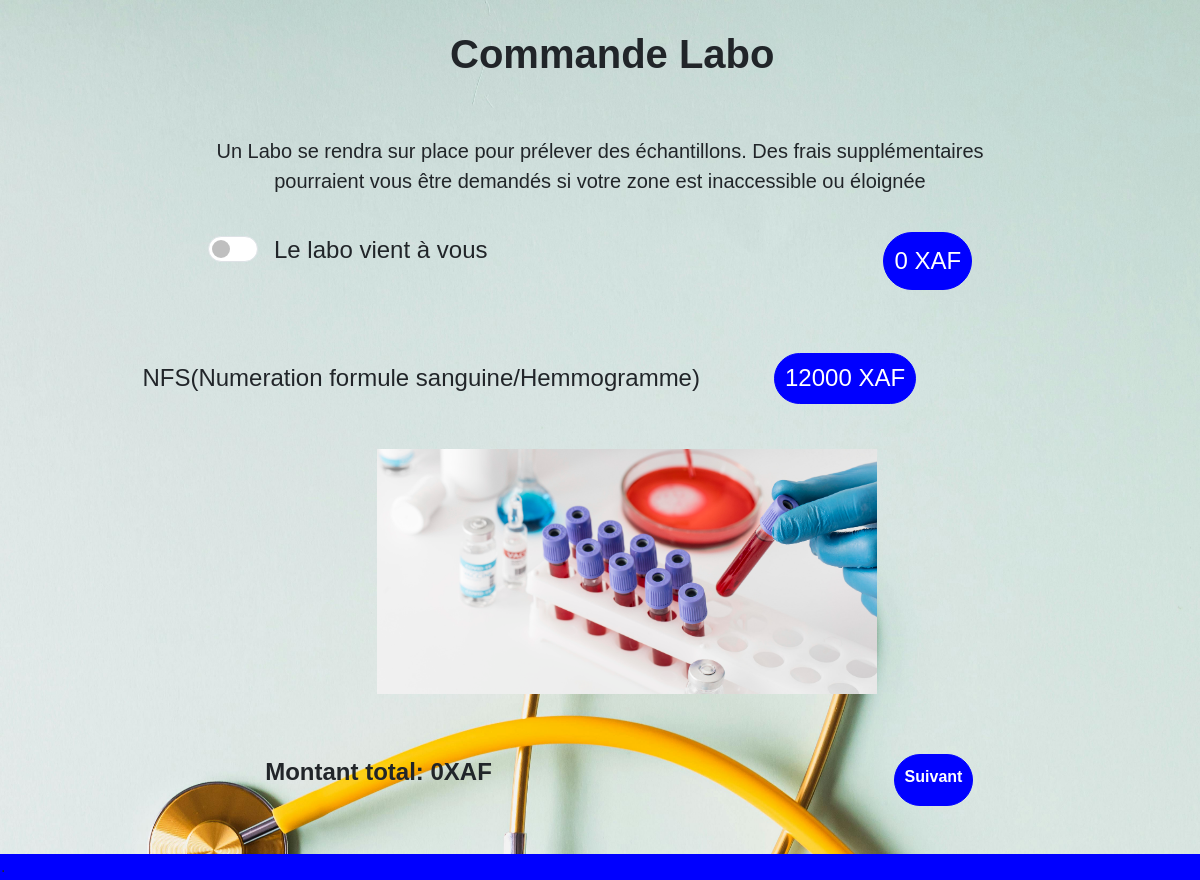
Page /exams_option/3/ on the committed database.
### teleconsult_app/models.py (models this page shows)
class Exams(models.Model):
    nom = models.CharField(max_length=100)
    prix = models.IntegerField()
    photo = models.ImageField(upload_to='images/')
    deplacement = models.IntegerField(blank=True)
    total = models.IntegerField(default=0)

### teleconsult_app/views.py (the view)
# urls.py: path('exams_option/<int:id>/', views.exams_option, name='exams_option'),
def exams_option(request, id):
    element = Exams.objects.get(id=id)
    exams = Exams.objects.all()
    return render(request, 'exams_option.html', {'element':element, 'exams': exams})

### teleconsult_app/templates/exams_option.html (shortened to what this page needs)
{% load static %}
<!DOCTYPE html>
<html lang="en">
<head>
    <link rel="stylesheet" href="{% static 'css/exams_option.css' %}">
    <link rel="stylesheet" href="{% static 'css/bootstrap.min.css' %}">
</head>
<body>
    <h1 class="title">Commande Labo</h1>
    <p class="info">Un Labo se rendra sur place pour prélever des échantillons. Des frais supplémentaires pourraient vous être demandés si votre zone est inaccessible ou éloignée</p>
<form method="post" action="{% url 'deplacement' element.id %}">
    <div class="form-check form-switch pb-5">
        <input class="form-check-input pt-4 pe-5 ms-5" type="checkbox" role="switch" id="flexSwitchCheckDefault" name="labo_switch" {% if element.deplacement == 2000 %} checked {% endif %} onchange="this.form.submit()">
        <label class="form-check-label fs-4 ms-3" for="flexSwitchCheckDefault">
            Le labo vient à vous <span class="price1 rounded-pill text-white">{{ element.deplacement }} XAF</span>
        </label>
    </div>
</form>
    <div class="container mt-5 mb-5">
        {% if element in exams %}
            <h4 id="examName" class="pb-5 examname" >{{element.nom}}</h4>
            <h4 id="examprice" class="price2 rounded-pill text-white">{{element.prix}} XAF</h4>
            <img id="examImage" alt="Image de l'examen" style="width: 500px;" src="{% static 'images/' %}{{ element.photo }}">
            <div id="examDetails" class="detail">
                <p id="totalPrice" class="fw-bold fs-4">Montant total: {{ element.total }}XAF </p>
                <a href="https://demo.campay.net/pay/frais-de-consultation-4235-1729426220-XXP/" class="paiement rounded-pill">Suivant</a>
            </div>
        {% endif %}
    </div>
    <div class="dec">
    </div>
</body>
</html>

### teleconsult_app/static/css/exams_option.css (style rules this page uses)
* { margin: 0; padding: 0; box-sizing: border-box; font-family: "poppins", sans-serif; }
body { margin-left: 10% ; margin-right: 10% ; background-image: url(./../images/pexels-karolina-grabowska-4386464.jpg); background-size: cover; background-attachment: fixed; }
.title { margin-left: 35%; padding: 30px; font-weight: bold; }
.price1 { position: absolute; margin-left: 33%; }
.price2 { position: absolute; margin-left: 61%; margin-top: -8%; }
.info { padding-top: 20px; padding-bottom: 20px; margin-left: 15%; margin-right: 15%; text-align: center; font-size: 20px; }
.rounded-pill { border: 1px solid blue; padding: 10px; background-color: blue; }
img { margin-left: 30%; }
.detail { margin-left: 20%; padding-top: 60px; display: flex; flex-direction: row; }
.paiement { margin-left: 45%; text-decoration: none; font-weight: bold; color: white; }
.form-switch { margin-left: 10%; }
.examname { margin-left: 9%; }
.dec { background-color: blue; width: 100%; padding: 1px; }

### rows in the picture
Exams: deplacement "0", nom "NFS(Numeration formule sanguine/Hemmogramme)", prix "12000", photo (picture), total "0"
